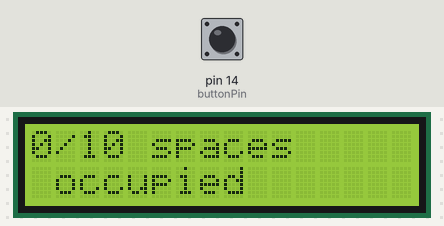
Recording of a sketch running on a simulated Arduino Uno, built with avr-gcc and run on an emulated ATmega328P. On the bench: 16×2 character LCD. The inputs (shaded band) are chosen by the test bench; at power-on: pin 14 (buttonPin) LOW.

Above: at 1.2 s.
1.3 s: pin 14 (buttonPin) pulled HIGH for 3.2 s
At 2.2 s:
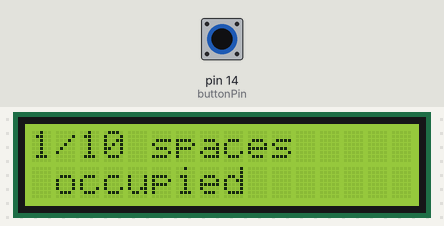
6.0 s: pin 14 (buttonPin) pulled HIGH for 3.2 s
At 10.3 s:
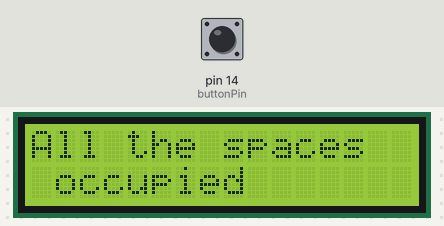
At 12.5 s:
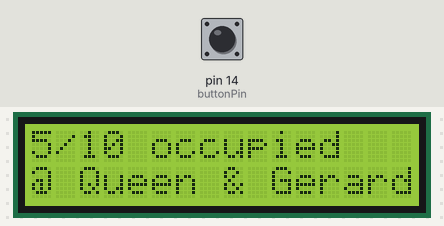
Timing chart, 0 to 14.0 s (numbered marks = the images above; inputs shaded):
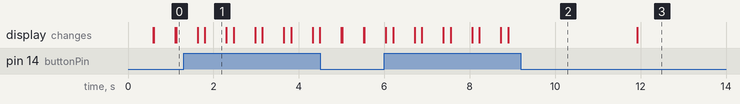

Measured:
- what the display in image 1 shows lasts 0.5 s, from 1.8 s to 2.3 s

The sketch:

result.ino
```cpp
#include <Wire.h>
#include <LiquidCrystal_I2C.h>


LiquidCrystal_I2C lcd (0x27, 16, 2);
const int buttonPin = 14;     // the number of the pushbutton pin
const int ledPin =  0;      // the number of the LED pin

// variables will change:
int buttonState = 0;         // variable for reading the pushbutton status

int firstoccupied = 0;
int firsttotalSpaces = 10;
char firstintersection[] = "Jane and Finch";


int seconoccupied = 5;
int secontotalSpaces = 10;
char seconintersection[] = "Queen & Gerard";

void setup() {
  Serial.begin(9600);
  // initialize the LED pin as an output:

  // initialize the pushbutton pin as an input:
  pinMode(buttonPin, INPUT);
  lcd.backlight();
lcd.begin();
}

void loop() {
  buttonState = digitalRead(buttonPin);
  if (buttonState == HIGH) {
    if(firstoccupied < firsttotalSpaces){
    firstoccupied++;}
    delay(150);
  }
  if(firstoccupied < firsttotalSpaces)
  {
    lcd.setCursor(0, 0);
    lcd.print(firstoccupied);
    lcd.print("/");
    lcd.print(firsttotalSpaces);
    lcd.print(" spaces");
    lcd.setCursor(1, 4);
    lcd.print("occupied");
  }
  else if(firstoccupied == firsttotalSpaces)
  {
    //hghjj
    lcd.print("All the spaces");
    lcd.setCursor(1, 4);
    lcd.print("occupied");
    delay(3000);
    lcd.clear();
   // lcd.setCursor(0, 0);
    lcd.print(seconoccupied);
    lcd.print("/");
    lcd.print(secontotalSpaces);
    lcd.print(" occupied");
    lcd.setCursor(0, 1);
    lcd.print("@ ");
    lcd.print(seconintersection);
    delay(3000);
  }
  delay(500);
  lcd.clear();
}
```
